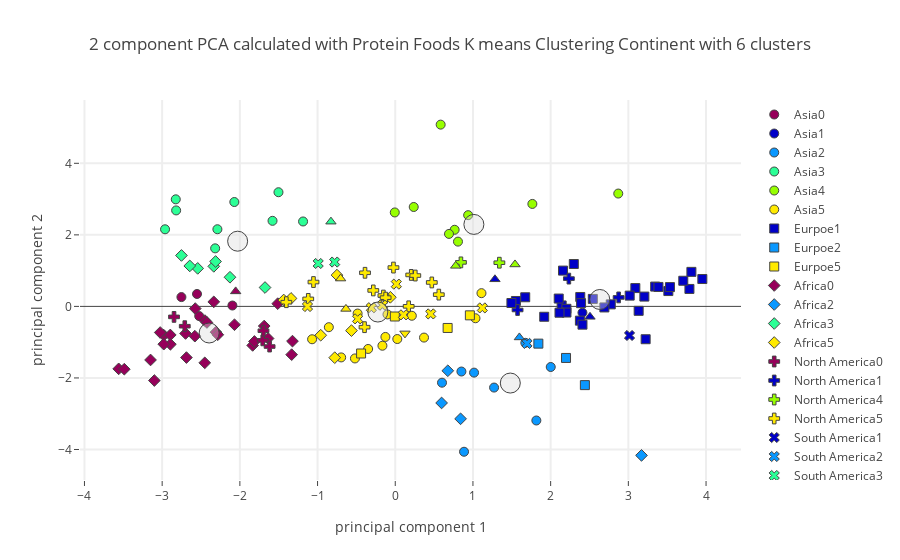

Notebook code cell kept with this figure:
### Code cell
# Calling plotly function 
plot_plotly(protein_group_df,"Continent",continent_centers,6,"Protein Foods",'')

### Figure 1 — Plotly figure (JSON) as saved in the notebook; plotly's stock layout.template omitted (floating-point values rounded to 4 significant figures)
{"data": [{"marker": {"color": "rgb(150,0,90)", "line": {"width": 1}, "size": 9, "symbol": 0}, "mode": "markers", "name": "Asia0", "text": ["Democratic People's Republic of Korea", "India", "Nepal", "Timor-Leste"], "type": "scatter", "uid": "33281db5-66b9-43b1-a5c1-3abe843322c8", "x": [-2.551, -2.096, -2.523, -2.752], "y": [0.3475, 0.02439, -0.2714, 0.2607]}, {"marker": {"color": "rgb(0,0,200)", "line": {"width": 1}, "size": 9, "symbol": 0}, "mode": "markers", "name": "Asia1", "text": ["Israel"], "type": "scatter", "uid": "5276abc7-9dee-421d-9a62-16ca19598a12", "x": [2.409], "y": [-0.1767]}, {"marker": {"color": "rgb(10,152,255)", "line": {"width": 1}, "size": 9, "symbol": 0}, "mode": "markers", "name": "Asia2", "text": ["Armenia", "Azerbaijan", "Kazakhstan", "Kyrgyzstan", "Mongolia", "Turkey", "Turkmenistan", "Uzbekistan"], "type": "scatter", "uid": "3ff784ed-5e8c-4ad0-85d2-01a83e27701b", "x": [1.674, 1.272, 2.001, 0.6016, 0.8852, 0.8515, 1.816, 1.014], "y": [-1.018, -2.269, -1.694, -2.133, -4.063, -1.821, -3.189, -1.852]}, {"marker": {"color": "rgb(44,255,150)", "line": {"width": 1}, "size": 9, "symbol": 0}, "mode": "markers", "name": "Asia3", "text": ["Bangladesh", "Cambodia", "Indonesia", "Lao People's Democratic Republic", "Myanmar", "Philippines", "Sri Lanka", "Thailand", "Viet Nam"], "type": "scatter", "uid": "650f0b2b-0e9f-43cb-b458-771c33bc5665", "x": [-2.963, -2.825, -2.289, -2.82, -2.071, -1.58, -2.318, -1.186, -1.503], "y": [2.156, 2.993, 2.157, 2.683, 2.918, 2.392, 1.623, 2.374, 3.192]}, {"marker": {"color": "rgb(151,255,0)", "line": {"width": 1}, "size": 9, "symbol": 0}, "mode": "markers", "name": "Asia4", "text": ["Brunei Darussalam", "China, Hong Kong SAR", "China, Macao SAR", "China, mainland", "China, Taiwan Province of", "Japan", "Malaysia", "Maldives", "Republic of Korea"], "type": "scatter", "uid": "3e3ccd6b-0969-4199-bdc7-34d74ef6460e", "x": [0.7641, 2.87, 1.765, 0.8072, 0.6916, 0.9381, -0.006129, 0.5844, 0.2378], "y": [2.142, 3.155, 2.865, 1.811, 2.027, 2.551, 2.627, 5.082, 2.779]}, {"marker": {"color": "rgb(255,234,0)", "line": {"width": 1}, "size": 9, "symbol": 0}, "mode": "markers", "name": "Asia5", "text": ["Afghanistan", "Cyprus", "Georgia", "Iran (Islamic Republic of)", "Iraq", "Jordan", "Kuwait", "Lebanon", "Oman", "Pakistan", "Saudi Arabia", "Tajikistan", "United Arab Emirates", "Yemen"], "type": "scatter", "uid": "d71d7ab7-860a-440b-a735-8e133b5bc9e6", "x": [-0.5187, 1.11, 0.3701, -0.1651, -0.4844, 0.0263, 1.033, -0.1268, 0.2132, -0.3491, -0.1002, -0.6961, -0.8549, -1.07], "y": [-1.455, 0.3705, -0.8717, -1.099, -0.1994, -0.9124, -0.3314, -0.8537, -0.2613, -1.19, -0.2242, -1.426, -0.5811, -0.9182]}, {"marker": {"color": "rgb(150,0,90)", "line": {"width": 1}, "size": 9, "symbol": 1}, "mode": "markers", "name": "Eurpoe0", "text": [], "type": "scatter", "uid": "56c02356-09a9-40a0-903d-5b09746de98b", "x": [], "y": []}, {"marker": {"color": "rgb(0,0,200)", "line": {"width": 1}, "size": 9, "symbol": 1}, "mode": "markers", "name": "Eurpoe1", "text": ["Austria", "Belarus", "Belgium", "Croatia", "Czechia", "Denmark", "Estonia", "Finland", "France", "Germany", "Hungary", "Iceland", "Ireland", "Italy", "Latvia", "Lithuania", "Luxembourg", "Malta", "Montenegro", "Netherlands", "Norway", "Poland", "Portugal", "Russian Federation", "Slovakia", "Slovenia", "Spain", "Sweden", "Switzerland", "Ukraine", "United Kingdom"], "type": "scatter", "uid": "1422103d-e78c-48fa-bd20-16f36abc502e", "x": [3.345, 3.952, 2.141, 1.553, 2.381, 3.387, 3.223, 3.786, 2.774, 3.09, 1.673, 3.017, 2.377, 2.392, 3.133, 3.812, 3.206, 2.104, 2.41, 3.515, 2.543, 3.707, 2.159, 2.692, 1.495, 1.917, 2.298, 3.536, 2.203, 2.203, 2.114], "y": [0.554, 0.7652, 0.027, 0.1516, 0.2632, 0.5441, -0.9178, 0.4882, 0.05658, 0.5125, 0.2556, 0.3014, -0.3982, 0.09001, -0.1242, 0.9653, 0.2745, 0.2191, -0.5105, 0.4291, 0.2094, 0.7168, 1.001, -0.02923, 0.09486, -0.2896, 1.185, 0.5399, -0.0672, -0.1715, -0.1765]}, {"marker": {"color": "rgb(10,152,255)", "line": {"width": 1}, "size": 9, "symbol": 1}, "mode": "markers", "name": "Eurpoe2", "text": ["Albania", "Greece", "Romania"], "type": "scatter", "uid": "76588b31-7f5d-4af9-ba36-1a5596c1ac3c", "x": [2.441, 2.198, 1.842], "y": [-2.2, -1.441, -1.041]}, {"marker": {"color": "rgb(44,255,150)", "line": {"width": 1}, "size": 9, "symbol": 1}, "mode": "markers", "name": "Eurpoe3", "text": [], "type": "scatter", "uid": "9816a031-cabb-4ced-a881-d2d164bbb708", "x": [], "y": []}, {"marker": {"color": "rgb(151,255,0)", "line": {"width": 1}, "size": 9, "symbol": 1}, "mode": "markers", "name": "Eurpoe4", "text": [], "type": "scatter", "uid": "b0e2a1c8-9f05-41ed-9ae4-2e35f01ee819", "x": [], "y": []}, {"marker": {"color": "rgb(255,234,0)", "line": {"width": 1}, "size": 9, "symbol": 1}, "mode": "markers", "name": "Eurpoe5", "text": ["Bosnia and Herzegovina", "Bulgaria", "Republic of Moldova", "Serbia"], "type": "scatter", "uid": "4a4ea47b-219e-4ce3-a754-8958f807c2db", "x": [-0.4398, 0.9604, -0.005578, 0.6741], "y": [-1.316, -0.2496, -0.2823, -0.6027]}, {"marker": {"color": "rgb(150,0,90)", "line": {"width": 1}, "size": 9, "symbol": 2}, "mode": "markers", "name": "Africa0", "text": ["Angola", "Benin", "Botswana", "Burkina Faso", "Cabo Verde", "Cameroon", "Central African Republic", "Chad", "CÃƒÂ´te d'Ivoire", "Djibouti", "Ethiopia", "Ghana", "Kenya", "Lesotho", "Malawi", "Mali", "Mozambique", "Namibia", "Niger", "Nigeria", "Rwanda", "Eswatini", "Togo", "Uganda", "United Republic of Tanzania", "Zambia", "Zimbabwe"], "type": "scatter", "uid": "1c513902-e362-44ea-b7d4-6a5deaf52f30", "x": [-1.687, -2.574, -1.323, -2.699, -1.512, -2.979, -1.835, -2.069, -2.336, -1.333, -2.688, -2.45, -2.452, -3.101, -3.56, -2.307, -2.895, -1.637, -3.15, -2.424, -3.487, -1.813, -3.025, -2.894, -2.979, -2.579, -2.284], "y": [-0.5484, -0.06102, -0.9707, -0.7571, 0.0766, -0.8051, -1.09, -0.5123, 0.1268, -1.349, -1.43, -0.3964, -1.577, -2.072, -1.746, -0.72, -0.7983, -0.8966, -1.497, -0.4495, -1.755, -0.9804, -0.7302, -1.059, -1.056, -0.8321, -0.7922]}, {"marker": {"color": "rgb(0,0,200)", "line": {"width": 1}, "size": 9, "symbol": 2}, "mode": "markers", "name": "Africa1", "text": [], "type": "scatter", "uid": "95bd357e-a1e3-4bd6-a00f-4b41e5b42586", "x": [], "y": []}, {"marker": {"color": "rgb(10,152,255)", "line": {"width": 1}, "size": 9, "symbol": 2}, "mode": "markers", "name": "Africa2", "text": ["Algeria", "Morocco", "Sudan", "Tunisia"], "type": "scatter", "uid": "81ca351f-63c3-482f-9810-f9156fd37b88", "x": [0.5966, 0.8407, 3.17, 0.6763], "y": [-2.699, -3.143, -4.165, -1.799]}, {"marker": {"color": "rgb(44,255,150)", "line": {"width": 1}, "size": 9, "symbol": 2}, "mode": "markers", "name": "Africa3", "text": ["Gambia", "Guinea", "Guinea-Bissau", "Liberia", "Madagascar", "Senegal", "Sierra Leone"], "type": "scatter", "uid": "a4dc16d7-09c4-41d2-a084-fbedff5c8900", "x": [-1.676, -2.543, -2.336, -2.313, -2.645, -2.127, -2.752], "y": [0.5279, 1.063, 1.119, 1.255, 1.132, 0.8148, 1.424]}, {"marker": {"color": "rgb(151,255,0)", "line": {"width": 1}, "size": 9, "symbol": 2}, "mode": "markers", "name": "Africa4", "text": [], "type": "scatter", "uid": "da293565-4f88-4d0f-8571-0ab69bcd97a0", "x": [], "y": []}, {"marker": {"color": "rgb(255,234,0)", "line": {"width": 1}, "size": 9, "symbol": 2}, "mode": "markers", "name": "Africa5", "text": ["Congo (note no data in Food suppley tables for DRC)", "Egypt", "Gabon", "Mauritania", "Mauritius", "Sao Tome and Principe", "South Africa"], "type": "scatter", "uid": "61be34fb-a798-4cff-913d-970bd252479c", "x": [-1.436, -0.9592, -0.7501, -0.779, -0.06329, -1.341, -0.5635], "y": [0.1791, -0.8056, 0.8739, -1.433, 0.2543, 0.2232, -0.6771]}, {"marker": {"color": "rgb(150,0,90)", "line": {"width": 1}, "size": 9, "symbol": 3}, "mode": "markers", "name": "North America0", "text": ["El Salvador", "Guatemala", "Haiti", "Honduras", "Nicaragua"], "type": "scatter", "uid": "77771ae3-7a6f-4bca-a07a-512e4508fac8", "x": [-1.617, -1.706, -2.847, -1.696, -2.709], "y": [-1.122, -0.949, -0.2932, -0.6803, -0.5538]}, {"marker": {"color": "rgb(0,0,200)", "line": {"width": 1}, "size": 9, "symbol": 3}, "mode": "markers", "name": "North America1", "text": ["Bermuda", "Canada", "United States of America"], "type": "scatter", "uid": "047c5d29-3149-4a62-ad1b-a80c52fbc2e1", "x": [2.234, 1.574, 2.875], "y": [0.7769, -0.1001, 0.2513]}, {"marker": {"color": "rgb(10,152,255)", "line": {"width": 1}, "size": 9, "symbol": 3}, "mode": "markers", "name": "North America2", "text": [], "type": "scatter", "uid": "fc1aad65-9212-4d05-9293-f37232340ab2", "x": [], "y": []}, {"marker": {"color": "rgb(44,255,150)", "line": {"width": 1}, "size": 9, "symbol": 3}, "mode": "markers", "name": "North America3", "text": [], "type": "scatter", "uid": "4cf4ae1d-ca60-43cd-9c14-0861c1896413", "x": [], "y": []}, {"marker": {"color": "rgb(151,255,0)", "line": {"width": 1}, "size": 9, "symbol": 3}, "mode": "markers", "name": "North America4", "text": ["Antigua and Barbuda", "Bahamas"], "type": "scatter", "uid": "045647f2-f196-4439-bc14-dd1127814d3f", "x": [0.8453, 1.34], "y": [1.231, 1.221]}, {"marker": {"color": "rgb(255,234,0)", "line": {"width": 1}, "size": 9, "symbol": 3}, "mode": "markers", "name": "North America5", "text": ["Barbados", "Belize", "Costa Rica", "Cuba", "Dominica", "Dominican Republic", "Grenada", "Jamaica", "Mexico", "Panama", "Saint Kitts and Nevis", "Saint Lucia", "Saint Vincent and the Grenadines", "Trinidad and Tobago"], "type": "scatter", "uid": "c63c05e0-d76e-482e-9f3f-7095099c7319", "x": [0.5605, -1.12, -0.1526, -1.402, 0.1727, -1.052, 0.2056, -0.2827, -0.3953, -0.3891, -0.02307, 0.4704, 0.258, -0.1237], "y": [0.3292, 0.2099, 0.3033, 0.118, 0.002044, 0.6811, 0.8799, 0.4469, -0.5807, 0.9398, 1.085, 0.6694, 0.8627, 0.245]}, {"marker": {"color": "rgb(150,0,90)", "line": {"width": 1}, "size": 9, "symbol": 4}, "mode": "markers", "name": "South America0", "text": [], "type": "scatter", "uid": "a7f53ac2-41ef-4b50-84f6-2fe23e3d936f", "x": [], "y": []}, {"marker": {"color": "rgb(0,0,200)", "line": {"width": 1}, "size": 9, "symbol": 4}, "mode": "markers", "name": "South America1", "text": ["Argentina"], "type": "scatter", "uid": "84d75e35-403e-4e5d-bb64-9a6162842059", "x": [3.015], "y": [-0.8129]}, {"marker": {"color": "rgb(10,152,255)", "line": {"width": 1}, "size": 9, "symbol": 4}, "mode": "markers", "name": "South America2", "text": ["Uruguay"], "type": "scatter", "uid": "a113d5e8-97e6-41ce-9082-1b7b3e5f46d9", "x": [1.695], "y": [-1.035]}, {"marker": {"color": "rgb(44,255,150)", "line": {"width": 1}, "size": 9, "symbol": 4}, "mode": "markers", "name": "South America3", "text": ["Guyana", "Suriname"], "type": "scatter", "uid": "f0b15606-28f8-4b13-8e94-9d3d5e120898", "x": [-0.992, -0.7798], "y": [1.2, 1.24]}, {"marker": {"color": "rgb(151,255,0)", "line": {"width": 1}, "size": 9, "symbol": 4}, "mode": "markers", "name": "South America4", "text": [], "type": "scatter", "uid": "a93e6d3d-8fc8-4ebf-b1e2-556d70736db6", "x": [], "y": []}, {"marker": {"color": "rgb(255,234,0)", "line": {"width": 1}, "size": 9, "symbol": 4}, "mode": "markers", "name": "South America5", "text": ["Bolivia (Plurinational State of)", "Brazil", "Chile", "Colombia", "Ecuador", "Paraguay", "Peru", "Venezuela (Bolivarian Republic of)"], "type": "scatter", "uid": "09314bca-e252-4251-b614-ed7fd374c7da", "x": [-0.4843, 0.4567, 1.12, -0.3074, 0.01381, 0.1062, -1.13, -0.165], "y": [-0.3477, -0.2102, -0.04205, -0.03675, 0.6222, -0.2359, -0.003202, 0.03305]}, {"marker": {"color": "rgb(150,0,90)", "line": {"width": 1}, "size": 9, "symbol": 5}, "mode": "markers", "name": "Australia0", "text": ["Solomon Islands"], "type": "scatter", "uid": "4b072a79-0647-4c3d-8462-14ef1a6e0a6a", "x": [-2.054], "y": [0.4198]}, {"marker": {"color": "rgb(0,0,200)", "line": {"width": 1}, "size": 9, "symbol": 5}, "mode": "markers", "name": "Australia1", "text": ["Australia", "New Caledonia"], "type": "scatter", "uid": "11c51655-751d-4715-a5d4-1602a62e303e", "x": [2.506, 1.283], "y": [-0.2917, 0.7575]}, {"marker": {"color": "rgb(10,152,255)", "line": {"width": 1}, "size": 9, "symbol": 5}, "mode": "markers", "name": "Australia2", "text": ["New Zealand"], "type": "scatter", "uid": "b63bee3a-3ac2-4635-be0a-c4ed3157fad9", "x": [1.598], "y": [-0.8674]}, {"marker": {"color": "rgb(44,255,150)", "line": {"width": 1}, "size": 9, "symbol": 5}, "mode": "markers", "name": "Australia3", "text": ["Kiribati"], "type": "scatter", "uid": "10147149-d5c6-420b-9c00-f9d294801c7d", "x": [-0.8278], "y": [2.369]}, {"marker": {"color": "rgb(151,255,0)", "line": {"width": 1}, "size": 9, "symbol": 5}, "mode": "markers", "name": "Australia4", "text": ["French Polynesia", "Samoa"], "type": "scatter", "uid": "e87d945c-f518-4bc1-a38d-7d8d0ce796a5", "x": [1.541, 0.778], "y": [1.173, 1.134]}, {"marker": {"color": "rgb(255,234,0)", "line": {"width": 1}, "size": 9, "symbol": 5}, "mode": "markers", "name": "Australia5", "text": ["Fiji", "Vanuatu"], "type": "scatter", "uid": "34e482ac-b40e-4423-9eca-5daa3f779d01", "x": [-0.6347, -0.7034], "y": [-0.07026, 0.7783]}, {"marker": {"color": "rgb(150,0,90)", "line": {"width": 1}, "size": 9, "symbol": 6}, "mode": "markers", "name": "Europe0", "text": [], "type": "scatter", "uid": "a139c397-7771-4fff-a065-e4943c5133ac", "x": [], "y": []}, {"marker": {"color": "rgb(0,0,200)", "line": {"width": 1}, "size": 9, "symbol": 6}, "mode": "markers", "name": "Europe1", "text": [], "type": "scatter", "uid": "5605caa4-e28c-43eb-8493-5bd976b56476", "x": [], "y": []}, {"marker": {"color": "rgb(10,152,255)", "line": {"width": 1}, "size": 9, "symbol": 6}, "mode": "markers", "name": "Europe2", "text": [], "type": "scatter", "uid": "5f13a9db-7147-40eb-a4cb-bc9cbd6d7275", "x": [], "y": []}, {"marker": {"color": "rgb(44,255,150)", "line": {"width": 1}, "size": 9, "symbol": 6}, "mode": "markers", "name": "Europe3", "text": [], "type": "scatter", "uid": "a6ae57cf-0bf7-4c01-a34c-4f3773bd5c52", "x": [], "y": []}, {"marker": {"color": "rgb(151,255,0)", "line": {"width": 1}, "size": 9, "symbol": 6}, "mode": "markers", "name": "Europe4", "text": [], "type": "scatter", "uid": "9f5428d4-954d-45c6-bb98-f3dcabb338d7", "x": [], "y": []}, {"marker": {"color": "rgb(255,234,0)", "line": {"width": 1}, "size": 9, "symbol": 6}, "mode": "markers", "name": "Europe5", "text": ["North Macedonia"], "type": "scatter", "uid": "ee557176-3cda-4784-b070-bc1dd73f3782", "x": [0.1249], "y": [-0.7541]}, {"marker": {"color": "rgba(220, 220, 220, .4)", "line": {"width": 1}, "size": 20}, "mode": "markers", "name": "Center", "type": "scatter", "uid": "dbeb58bd-c403-4882-a0e1-a44b8cc3f22a", "x": [-2.395, 2.632, 1.481, -2.029, 1.012, -0.2239], "y": [-0.7432, 0.1938, -2.143, 1.823, 2.292, -0.1573]}], "layout": {"hovermode": "closest", "showlegend": true, "title": {"text": "2 component PCA calculated with Protein Foods K means Clustering Continent with 6 clusters"}, "xaxis": {"gridwidth": 2, "ticklen": 5, "title": {"text": "principal component 1"}, "zeroline": false}, "yaxis": {"gridwidth": 2, "ticklen": 5, "title": {"text": "principal component 2"}}}}
